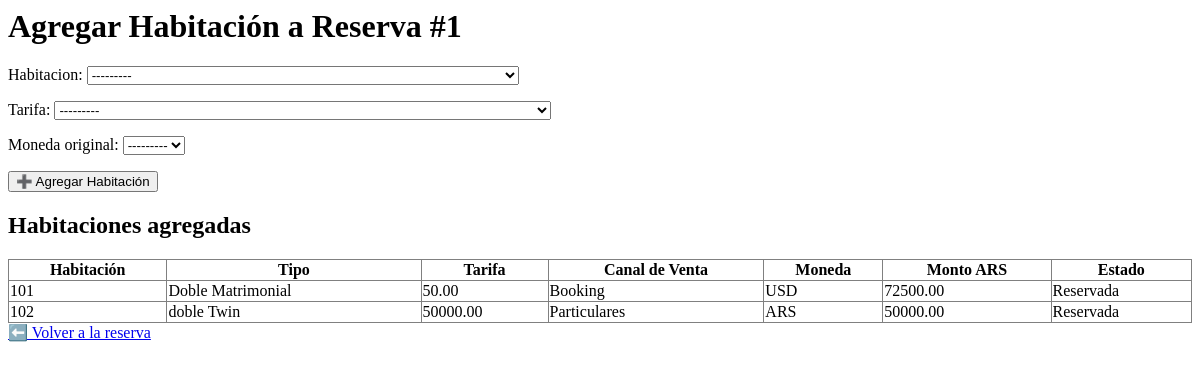
The app's page /reservas/editar/1/habitacion/, older data.
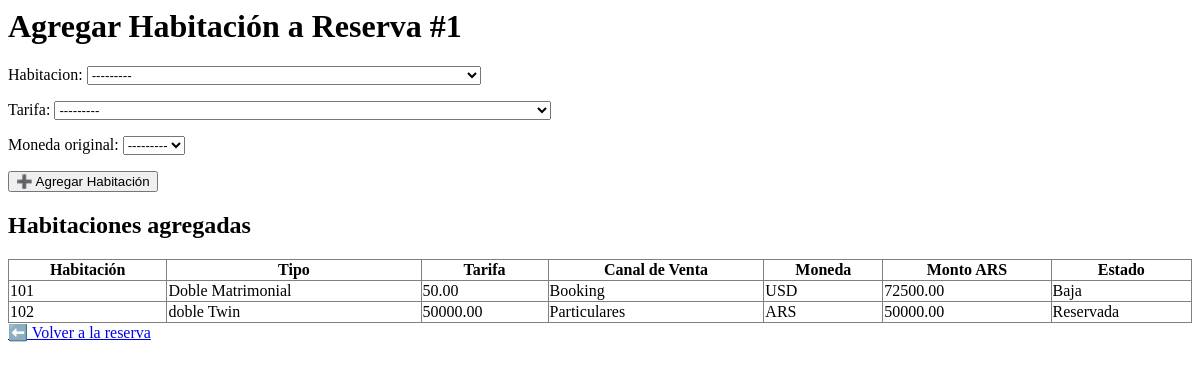
The same page, newer data.
### app_reserva/models.py (models this page shows, shortened)
class ReservaHabitacion(models.Model):
    reserva = models.ForeignKey(Reserva, on_delete=models.CASCADE, related_name="habitaciones")
    habitacion = models.ForeignKey(Habitacion, on_delete=models.PROTECT)
    tarifa = models.ForeignKey(Tarifa, on_delete=models.PROTECT)
    moneda_original = models.ForeignKey(Moneda, on_delete=models.PROTECT)
    monto_ars = models.DecimalField(max_digits=12, decimal_places=2, blank=True, null=True)

### app_habitacion/models.py (models this page shows)
class Habitacion(models.Model):
    ESTADOS = [
        ('DISPONIBLE', 'Disponible'),
        ('OCUPADA', 'Ocupada'),
        ('EN MANTENIMIENTO', 'En mantenimiento'),
        ('RESERVADA', 'Reservada'),
        ('LIMPIEZA', 'Limpieza'),
        ('BAJA', 'Baja'),
        ('SIN USO', 'Sin uso'),
    ]
    numero = models.CharField(max_length=10, unique=True)
    tipo_habitacion = models.ForeignKey(TipoHabitacion, on_delete=models.CASCADE, related_name='habitaciones')
    piso = models.PositiveSmallIntegerField()
    estado = models.CharField(max_length=20, choices=ESTADOS, default='DISPONIBLE')
    class Meta:
        verbose_name = "Habitación"
        verbose_name_plural = "Habitaciones"
    def __str__(self):
        return f"{self.numero} - {self.tipo_habitacion} - Piso: {self.piso} - Estado: {self.get_estado_display()}"

class TipoHabitacion(models.Model):
    nombre = models.CharField(max_length=100)
    capacidad = models.PositiveSmallIntegerField()
    class Meta:
        verbose_name = "Tipo de Habitación"
        verbose_name_plural = "Tipos de Habitaciones"
    def __str__(self):
        return f"{self.nombre} - Capacidad: {self.capacidad}"

### app_tarifa_habitacion/models.py (models this page shows, shortened)
class Tarifa(models.Model):
    tipo_habitacion = models.ForeignKey(TipoHabitacion, on_delete=models.CASCADE)
    modalidad = models.ForeignKey(ModalidadTarifa, on_delete=models.CASCADE)
    canal_venta = models.ForeignKey(CanalVenta, on_delete=models.CASCADE)
    moneda = models.ForeignKey(Moneda, on_delete=models.PROTECT)
    monto = models.DecimalField(max_digits=10, decimal_places=2)  # precio en moneda original
    monto_ars = models.DecimalField(max_digits=12, decimal_places=2, blank=True, null=True)
    def __str__(self):
        return f"{self.tipo_habitacion} | {self.modalidad} | {self.canal_venta} | {self.monto} {self.moneda.codigo}"

class CanalVenta(models.Model):
    nombre = models.CharField(max_length=50, unique=True)  # Booking, Despegar, Directo
    def __str__(self):
        return self.nombre

class Moneda(models.Model):
    codigo = models.CharField(max_length=10, unique=True)  # Ej: USD, ARS
    nombre = models.CharField(max_length=50)
    def __str__(self):
        return self.codigo

### app_reserva/views.py (the view)
# urls.py: path('editar/<int:reserva_pk>/habitacion/', views.agregar_habitacion_reserva, name='agregar_habitacion_reserva'),
def agregar_habitacion_reserva(request, reserva_pk):
    reserva = get_object_or_404(Reserva, pk=reserva_pk)
    if request.method == "POST":
        form = ReservaHabitacionForm(request.POST)
        if form.is_valid():
            reserva_habitacion = form.save(commit=False)
            reserva_habitacion.reserva = reserva
            if reserva_habitacion.moneda_original.codigo != "ARS":
                ultimo_tc = reserva_habitacion.moneda_original.tipocambio_set.order_by("-fecha").first()
                if ultimo_tc:
                    reserva_habitacion.monto_ars = reserva_habitacion.tarifa.monto * ultimo_tc.valor
            else:
                reserva_habitacion.monto_ars = reserva_habitacion.tarifa.monto
            reserva_habitacion.save()
            reserva_habitacion.habitacion.estado = "RESERVADA"
            reserva_habitacion.habitacion.save()
            return redirect("editar_reserva_completo", pk=reserva.pk)
    else:
        form = ReservaHabitacionForm()
    habitaciones_agregadas = reserva.habitaciones.select_related("habitacion", "tarifa").all()
    return render(request, "reserva/form_habitacion_reserva.html", {
        "form": form,
        "reserva": reserva,
        "habitaciones_agregadas": habitaciones_agregadas,
    })

### app_reserva/forms.py
class ReservaHabitacionForm(forms.ModelForm):
    class Meta:
        model = ReservaHabitacion
        fields = ["habitacion", "tarifa", "moneda_original"]

### app_tarifa_habitacion/models.py (called while the page is built)
    def __str__(self):
        return self.nombre

### app_reserva/templates/reserva/form_habitacion_reserva.html (shortened to what this page needs)
<h1>Agregar Habitación a Reserva #{{ reserva.pk }}</h1>
<form method="post">
    {{ form.as_p }}
    <button type="submit">➕ Agregar Habitación</button>
</form>
<h2>Habitaciones agregadas</h2>
<table border="1" style="width: 100%; border-collapse: collapse;">
    <tr>
        <th>Habitación</th>
        <th>Tipo</th>
        <th>Tarifa</th>
        <th>Canal de Venta</th>
        <th>Moneda</th>
        <th>Monto ARS</th>
        <th>Estado</th>
    </tr>
    {% for hab in habitaciones_agregadas %}
    <tr>
        <td>{{ hab.habitacion.numero }}</td>
        <td>{{ hab.habitacion.tipo_habitacion.nombre }}</td>
        <td>{{ hab.tarifa.monto }}</td>
        <td>{{ hab.tarifa.canal_venta.nombre }}</td>
        <td>{{ hab.moneda_original.codigo }}</td>
        <td>{{ hab.monto_ars }}</td>
        <td>{{ hab.habitacion.get_estado_display }}</td>
    </tr>
    {% empty %}
    <tr><td colspan="7">No hay habitaciones agregadas.</td></tr>
    {% endfor %}
</table>
<a href="{% url 'editar_reserva' reserva.pk %}">⬅️ Volver a la reserva</a>

Row changes from the older to the newer data that the page shows:
changed through a linked row, ReservaHabitacion "Doble Matrimonial": habitacion.estado "Reservada" → "Baja"
